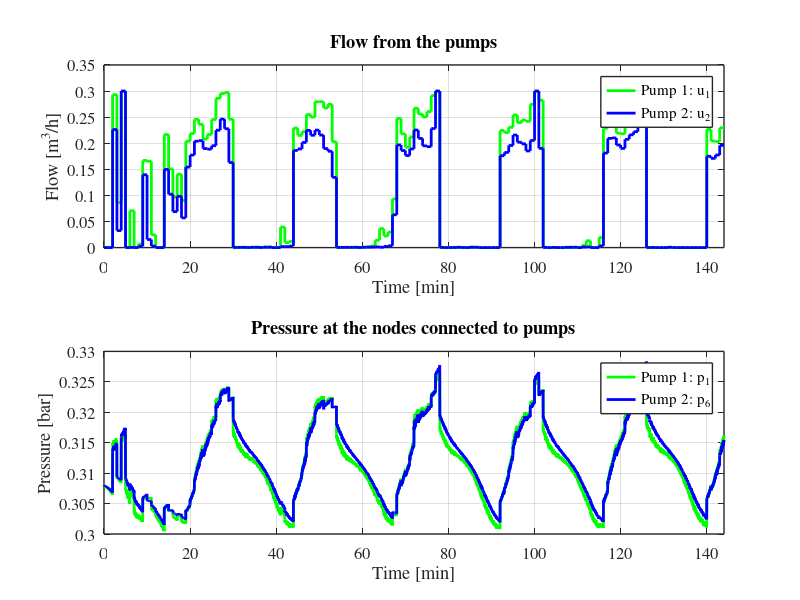
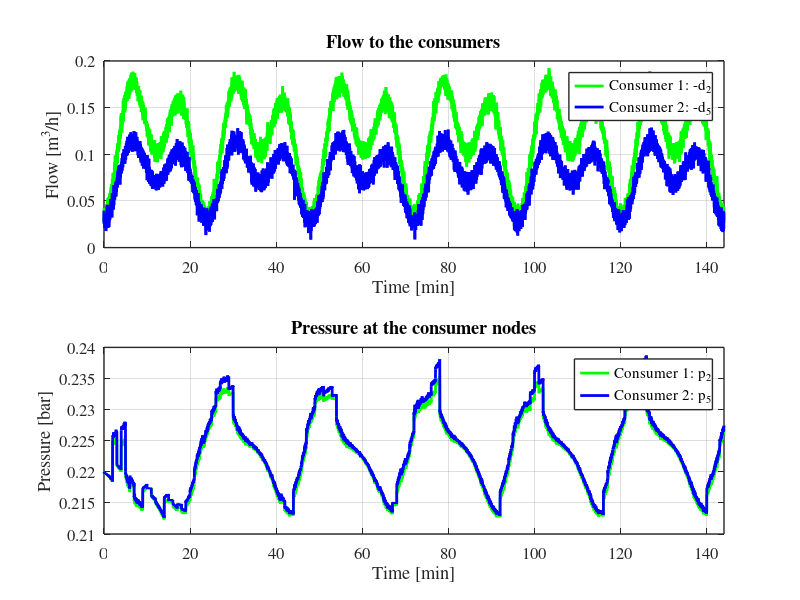
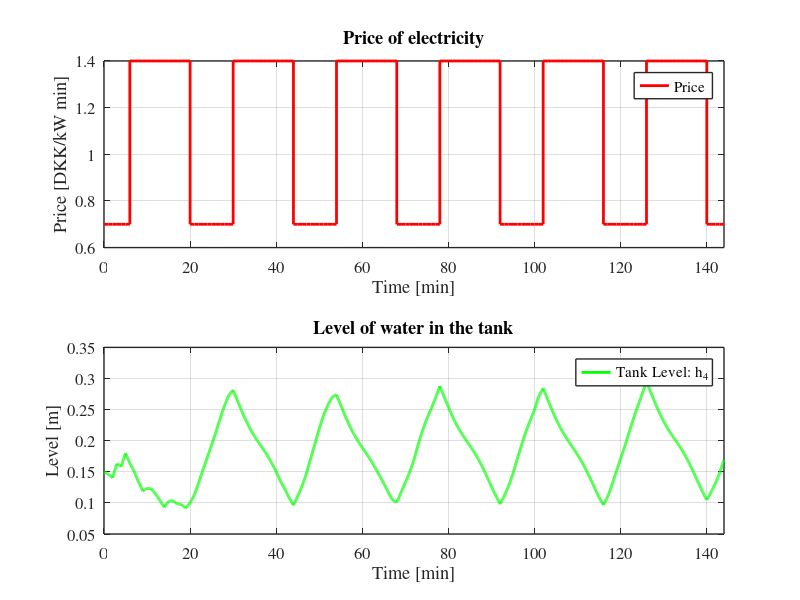
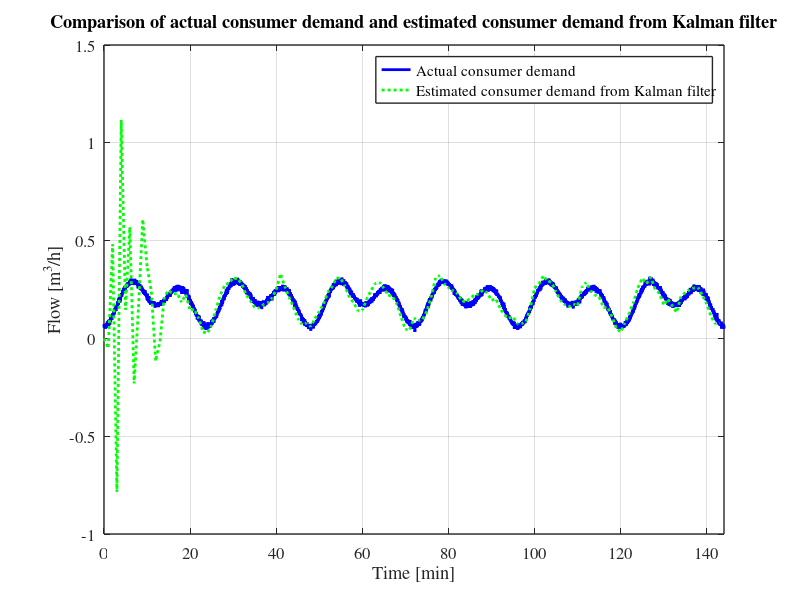

MATLAB code to generate these figures, in order:
%% For Plotting Controller

clc; clear all; close all;

load data_control_predictor

set(0, 'DefaultLineLineWidth',2);
set(0, 'DefaultaxesLineWidth',1);
set(0, 'DefaultaxesFontSize',12);
set(0, 'DefaultTextFontSize',12);
set(0, 'DefaultAxesFontName','Times');


% rho_fluid=997;  % [kg/m^3] Density of water
% g=9.81;      % [m/s^2] Gravitational constant
% P_val_0_noise=(rho_fluid*g)*H_TANK_noise/1e5;
% P_val_esti=(rho_fluid*g)*H_TANK_esti/1e5;



t=TIME;
t_Hp=TIME_HP;

C=C_HP;

d4=D_TAU;

p1=P_BAR(1,:);
p6=P_BAR(5,:);



d1=U_con(1,:);
d6=U_con(2,:);

p2=P_BAR(2,:);
p5=P_BAR(4,:);


d2=DC_HP(1,:);
d5=DC_HP(2,:);


p4=P_val_0(1:end-1);
p4_noise=P_val_0_noise(1:end-1);
p4_esti=P_val_esti;

h4=H_TANK(1:end-1);
h4_noise=H_TANK_noise(1:end-1);
h4_esti=H_TANK_esti;


p3=P_BAR(3,:);



q1=Q_C(1,:);
q4=Q_C(2,:);



q2=Q_T(1,:);
q3=Q_T(2,:);
q5=Q_T(3,:);
q6=Q_T(4,:);
q7=Q_T(5,:);



figure
subplot(2,1,1)
stairs(t_Hp,d1,'g','LineWidth',2);
hold on
stairs(t_Hp,d6,'b','LineWidth',2);
hold off
xlabel('Time [min]');ylabel('Flow [m^3/h]')
lgd=legend('Pump 1: u_1','Pump 2: u_2');
title('Flow from the pumps');
xlim([0 T_min]);
grid

subplot(2,1,2)
plot(t,p1,'g',t,p6,'b');
xlabel('Time [min]');ylabel('Pressure [bar]')
lgd=legend('Pump 1: p_1','Pump 2: p_6');
title('Pressure at the nodes connected to pumps');
xlim([0 T_min]);
grid

figure
subplot(2,1,1)
plot(t,-d2,'g',t,-d5,'b');
xlabel('Time [min]');ylabel('Flow [m^3/h]')
lgd=legend('Consumer 1: -d_2','Consumer 2: -d_5');
title('Flow to the consumers');
xlim([0 T_min]);
grid

subplot(2,1,2)
plot(t,p2,'g',t,p5,'b');
xlabel('Time [min]');ylabel('Pressure [bar]')
lgd=legend('Consumer 1: p_2','Consumer 2: p_5');
title('Pressure at the consumer nodes');
xlim([0 T_min]);
grid


figure
subplot(2,1,1)
stairs(t_Hp,C,'r','LineWidth',2);
xlabel('Time [min]');ylabel('Price [DKK/kW min]')
lgd=legend('Price');
title('Price of electricity');
xlim([0 T_min]);
grid

subplot(2,1,2)
plot(t,h4,'g');
xlabel('Time [min]');ylabel('Level [m]')
lgd=legend('Tank Level: h_4');
title('Level of water in the tank');
xlim([0 T_min]);
grid


figure
plot(t,-(d2+d5),'b',time_plot,-D_esti,'g:');
xlabel('Time [min]');ylabel('Flow [m^3/h]')
lgd=legend('Actual consumer demand','Estimated consumer demand from Kalman filter');
title('Comparison of actual consumer demand and estimated consumer demand from Kalman filter');
xlim([0 T_min]);
grid

figure
plot(t,p4_noise,'b',t,p4,'r',time_plot,p4_esti,'g:');
xlabel('Time [min]');ylabel('Pressure [bar]')
lgd=legend('Measurement with noise','Measurement','Kalman filter estimate');
title('Comparison of actual tank pressure measurement and estimated measurement from Kalman filter');
xlim([0 T_min]);
grid


figure
subplot(2,1,1)
plot_1=plot(t,-d2,'b',time_plot,-d2_esti,'g:');
xlabel('Time [min]');ylabel('Flow [m^3/h]')
lgd=legend('Actual d2 demand','Estimated d2 demand');
title('Comparison of actual d2 consumer demand and estimated d2 consumer demand');
xlim([0 T_min]);
grid

subplot(2,1,2)
plot_1=plot(t,-d5,'b',time_plot,-d5_esti,'g:');
xlabel('Time [min]');ylabel('Flow [m^3/h]')
lgd=legend('Actual d5 demand','Estimated d5 demand');
title('Comparison of actual d5 consumer demand and estimated d5 consumer demand');
xlim([0 T_min]);
grid


